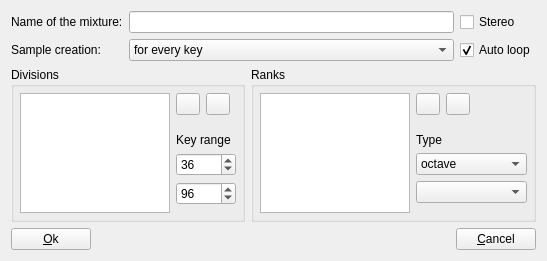
<?xml version="1.0" encoding="UTF-8"?>
<ui version="4.0">
 <class>ToolMixtureCreation_gui</class>
 <widget class="QWidget" name="ToolMixtureCreation_gui">
  <property name="geometry">
   <rect>
    <x>0</x>
    <y>0</y>
    <width>540</width>
    <height>261</height>
   </rect>
  </property>
  <property name="windowTitle">
   <string notr="true">Form</string>
  </property>
  <layout class="QVBoxLayout" name="verticalLayout">
   <item>
    <layout class="QGridLayout" name="gridLayout">
     <property name="topMargin">
      <number>0</number>
     </property>
     <item row="0" column="0">
      <widget class="QLabel" name="label_3">
       <property name="text">
        <string>Name of the mixture:</string>
       </property>
      </widget>
     </item>
     <item row="0" column="1">
      <widget class="QLineEdit" name="lineNom">
       <property name="maxLength">
        <number>20</number>
       </property>
      </widget>
     </item>
     <item row="1" column="0">
      <widget class="QLabel" name="label_4">
       <property name="text">
        <string>Sample creation:</string>
       </property>
      </widget>
     </item>
     <item row="1" column="1">
      <widget class="QComboBox" name="comboFreq">
       <item>
        <property name="text">
         <string>for every key</string>
        </property>
       </item>
       <item>
        <property name="text">
         <string>every 3 keys</string>
        </property>
       </item>
       <item>
        <property name="text">
         <string>every 6 keys</string>
        </property>
       </item>
      </widget>
     </item>
     <item row="1" column="2">
      <widget class="QCheckBox" name="checkBouclage">
       <property name="text">
        <string>Auto loop</string>
       </property>
       <property name="checked">
        <bool>true</bool>
       </property>
      </widget>
     </item>
     <item row="0" column="2">
      <widget class="QCheckBox" name="checkStereo">
       <property name="text">
        <string>Stereo</string>
       </property>
      </widget>
     </item>
    </layout>
   </item>
   <item>
    <layout class="QHBoxLayout" name="horizontalLayout_5">
     <property name="bottomMargin">
      <number>0</number>
     </property>
     <item>
      <widget class="QGroupBox" name="groupBox">
       <property name="title">
        <string>Divisions</string>
       </property>
       <layout class="QGridLayout" name="gridLayout_2" columnstretch="100,0,0,0">
        <property name="leftMargin">
         <number>6</number>
        </property>
        <property name="topMargin">
         <number>6</number>
        </property>
        <property name="rightMargin">
         <number>6</number>
        </property>
        <property name="bottomMargin">
         <number>6</number>
        </property>
        <property name="verticalSpacing">
         <number>6</number>
        </property>
        <item row="3" column="1" colspan="3">
         <widget class="SpinBoxKey" name="spinDivStart">
          <property name="sizePolicy">
           <sizepolicy hsizetype="Preferred" vsizetype="Fixed">
            <horstretch>0</horstretch>
            <verstretch>0</verstretch>
           </sizepolicy>
          </property>
          <property name="maximum">
           <number>127</number>
          </property>
          <property name="value">
           <number>36</number>
          </property>
         </widget>
        </item>
        <item row="0" column="1">
         <widget class="QPushButton" name="pushAddDiv">
          <property name="sizePolicy">
           <sizepolicy hsizetype="Preferred" vsizetype="Preferred">
            <horstretch>0</horstretch>
            <verstretch>0</verstretch>
           </sizepolicy>
          </property>
          <property name="minimumSize">
           <size>
            <width>24</width>
            <height>0</height>
           </size>
          </property>
          <property name="maximumSize">
           <size>
            <width>24</width>
            <height>24</height>
           </size>
          </property>
          <property name="text">
           <string/>
          </property>
          <property name="icon">
           <iconset>
            <normaloff>:/icons/add</normaloff>:/icons/add</iconset>
          </property>
         </widget>
        </item>
        <item row="0" column="0" rowspan="6">
         <widget class="QListWidget" name="listDivisions">
          <property name="minimumSize">
           <size>
            <width>150</width>
            <height>0</height>
           </size>
          </property>
          <property name="editTriggers">
           <set>QAbstractItemView::NoEditTriggers</set>
          </property>
         </widget>
        </item>
        <item row="0" column="2">
         <widget class="QPushButton" name="pushRemoveDiv">
          <property name="sizePolicy">
           <sizepolicy hsizetype="Preferred" vsizetype="Preferred">
            <horstretch>0</horstretch>
            <verstretch>0</verstretch>
           </sizepolicy>
          </property>
          <property name="minimumSize">
           <size>
            <width>24</width>
            <height>0</height>
           </size>
          </property>
          <property name="maximumSize">
           <size>
            <width>24</width>
            <height>24</height>
           </size>
          </property>
          <property name="text">
           <string/>
          </property>
          <property name="icon">
           <iconset>
            <normaloff>:/icons/remove</normaloff>:/icons/remove</iconset>
          </property>
         </widget>
        </item>
        <item row="1" column="1">
         <spacer name="verticalSpacer_3">
          <property name="orientation">
           <enum>Qt::Vertical</enum>
          </property>
          <property name="sizeType">
           <enum>QSizePolicy::Fixed</enum>
          </property>
          <property name="sizeHint" stdset="0">
           <size>
            <width>20</width>
            <height>6</height>
           </size>
          </property>
         </spacer>
        </item>
        <item row="0" column="3">
         <spacer name="horizontalSpacer">
          <property name="orientation">
           <enum>Qt::Horizontal</enum>
          </property>
          <property name="sizeHint" stdset="0">
           <size>
            <width>40</width>
            <height>20</height>
           </size>
          </property>
         </spacer>
        </item>
        <item row="4" column="1" colspan="3">
         <widget class="SpinBoxKey" name="spinDivEnd">
          <property name="sizePolicy">
           <sizepolicy hsizetype="Preferred" vsizetype="Fixed">
            <horstretch>0</horstretch>
            <verstretch>0</verstretch>
           </sizepolicy>
          </property>
          <property name="maximum">
           <number>127</number>
          </property>
          <property name="value">
           <number>96</number>
          </property>
         </widget>
        </item>
        <item row="2" column="1" colspan="3">
         <widget class="QLabel" name="label">
          <property name="text">
           <string>Key range</string>
          </property>
         </widget>
        </item>
        <item row="5" column="1">
         <spacer name="verticalSpacer">
          <property name="orientation">
           <enum>Qt::Vertical</enum>
          </property>
          <property name="sizeHint" stdset="0">
           <size>
            <width>20</width>
            <height>40</height>
           </size>
          </property>
         </spacer>
        </item>
       </layout>
      </widget>
     </item>
     <item>
      <widget class="QGroupBox" name="groupBox_2">
       <property name="title">
        <string>Ranks</string>
       </property>
       <layout class="QGridLayout" name="gridLayout_3" columnstretch="100,0,0,0">
        <property name="leftMargin">
         <number>6</number>
        </property>
        <property name="topMargin">
         <number>6</number>
        </property>
        <property name="rightMargin">
         <number>6</number>
        </property>
        <property name="bottomMargin">
         <number>6</number>
        </property>
        <property name="verticalSpacing">
         <number>6</number>
        </property>
        <item row="1" column="1">
         <spacer name="verticalSpacer_4">
          <property name="orientation">
           <enum>Qt::Vertical</enum>
          </property>
          <property name="sizeType">
           <enum>QSizePolicy::Fixed</enum>
          </property>
          <property name="sizeHint" stdset="0">
           <size>
            <width>20</width>
            <height>6</height>
           </size>
          </property>
         </spacer>
        </item>
        <item row="0" column="3">
         <spacer name="horizontalSpacer_2">
          <property name="orientation">
           <enum>Qt::Horizontal</enum>
          </property>
          <property name="sizeHint" stdset="0">
           <size>
            <width>40</width>
            <height>20</height>
           </size>
          </property>
         </spacer>
        </item>
        <item row="0" column="2">
         <widget class="QPushButton" name="pushRemoveRank">
          <property name="sizePolicy">
           <sizepolicy hsizetype="Preferred" vsizetype="Preferred">
            <horstretch>0</horstretch>
            <verstretch>0</verstretch>
           </sizepolicy>
          </property>
          <property name="maximumSize">
           <size>
            <width>24</width>
            <height>24</height>
           </size>
          </property>
          <property name="text">
           <string/>
          </property>
          <property name="icon">
           <iconset>
            <normaloff>:/icons/remove</normaloff>:/icons/remove</iconset>
          </property>
         </widget>
        </item>
        <item row="2" column="1" colspan="3">
         <widget class="QLabel" name="label_2">
          <property name="text">
           <string>Type</string>
          </property>
         </widget>
        </item>
        <item row="3" column="1" colspan="3">
         <widget class="QComboBox" name="comboType1">
          <item>
           <property name="text">
            <string>octave</string>
           </property>
          </item>
          <item>
           <property name="text">
            <string>fifth</string>
           </property>
          </item>
          <item>
           <property name="text">
            <string>third</string>
           </property>
          </item>
          <item>
           <property name="text">
            <string>seventh</string>
           </property>
          </item>
          <item>
           <property name="text">
            <string>ninth</string>
           </property>
          </item>
          <item>
           <property name="text">
            <string>eleventh</string>
           </property>
          </item>
          <item>
           <property name="text">
            <string>thirteenth</string>
           </property>
          </item>
          <item>
           <property name="text">
            <string>fifteenth</string>
           </property>
          </item>
          <item>
           <property name="text">
            <string>seventeenth</string>
           </property>
          </item>
          <item>
           <property name="text">
            <string>nineteenth</string>
           </property>
          </item>
          <item>
           <property name="text">
            <string>twenty-first</string>
           </property>
          </item>
          <item>
           <property name="text">
            <string>twenty-third</string>
           </property>
          </item>
          <item>
           <property name="text">
            <string>twenty-fifth</string>
           </property>
          </item>
          <item>
           <property name="text">
            <string>twenty-seventh</string>
           </property>
          </item>
         </widget>
        </item>
        <item row="4" column="1" colspan="3">
         <widget class="QComboBox" name="comboType2"/>
        </item>
        <item row="0" column="1">
         <widget class="QPushButton" name="pushAddRank">
          <property name="sizePolicy">
           <sizepolicy hsizetype="Preferred" vsizetype="Preferred">
            <horstretch>0</horstretch>
            <verstretch>0</verstretch>
           </sizepolicy>
          </property>
          <property name="maximumSize">
           <size>
            <width>24</width>
            <height>24</height>
           </size>
          </property>
          <property name="text">
           <string/>
          </property>
          <property name="icon">
           <iconset>
            <normaloff>:/icons/add</normaloff>:/icons/add</iconset>
          </property>
         </widget>
        </item>
        <item row="5" column="1">
         <spacer name="verticalSpacer_2">
          <property name="orientation">
           <enum>Qt::Vertical</enum>
          </property>
          <property name="sizeHint" stdset="0">
           <size>
            <width>20</width>
            <height>40</height>
           </size>
          </property>
         </spacer>
        </item>
        <item row="0" column="0" rowspan="6">
         <widget class="QListWidget" name="listRangs">
          <property name="minimumSize">
           <size>
            <width>150</width>
            <height>0</height>
           </size>
          </property>
          <property name="editTriggers">
           <set>QAbstractItemView::NoEditTriggers</set>
          </property>
         </widget>
        </item>
       </layout>
      </widget>
     </item>
    </layout>
   </item>
   <item>
    <layout class="QHBoxLayout" name="horizontalLayout">
     <item>
      <widget class="QPushButton" name="pushOk">
       <property name="text">
        <string>&amp;Ok</string>
       </property>
      </widget>
     </item>
     <item>
      <spacer name="horizontalSpacer_3">
       <property name="orientation">
        <enum>Qt::Horizontal</enum>
       </property>
       <property name="sizeHint" stdset="0">
        <size>
         <width>40</width>
         <height>20</height>
        </size>
       </property>
      </spacer>
     </item>
     <item>
      <widget class="QPushButton" name="pushCancel">
       <property name="text">
        <string>&amp;Cancel</string>
       </property>
      </widget>
     </item>
    </layout>
   </item>
  </layout>
 </widget>
 <customwidgets>
  <customwidget>
   <class>SpinBoxKey</class>
   <extends>QSpinBox</extends>
   <header>spinboxkey.h</header>
  </customwidget>
 </customwidgets>
 <tabstops>
  <tabstop>lineNom</tabstop>
  <tabstop>checkStereo</tabstop>
  <tabstop>comboFreq</tabstop>
  <tabstop>checkBouclage</tabstop>
  <tabstop>listDivisions</tabstop>
  <tabstop>pushAddDiv</tabstop>
  <tabstop>pushRemoveDiv</tabstop>
  <tabstop>spinDivStart</tabstop>
  <tabstop>spinDivEnd</tabstop>
  <tabstop>listRangs</tabstop>
  <tabstop>pushAddRank</tabstop>
  <tabstop>pushRemoveRank</tabstop>
  <tabstop>comboType1</tabstop>
  <tabstop>comboType2</tabstop>
  <tabstop>pushOk</tabstop>
  <tabstop>pushCancel</tabstop>
 </tabstops>
 <resources/>
 <connections/>
</ui>
